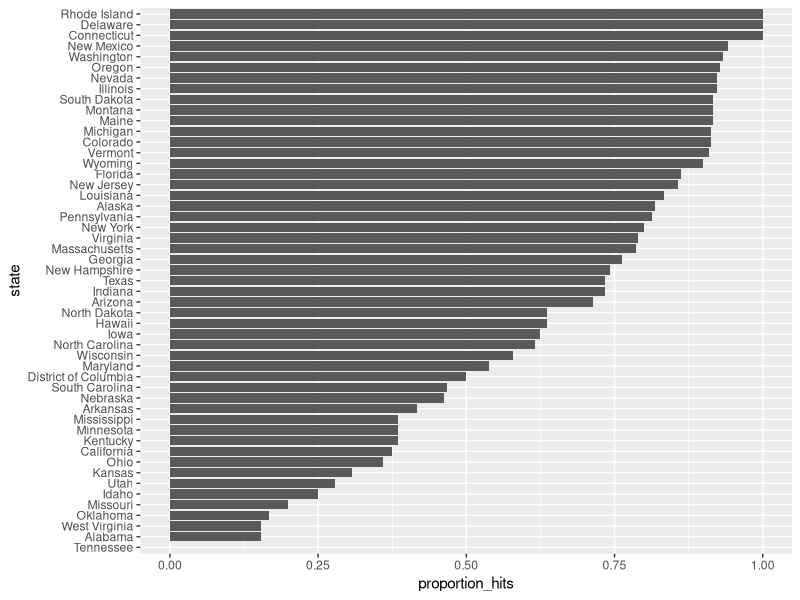
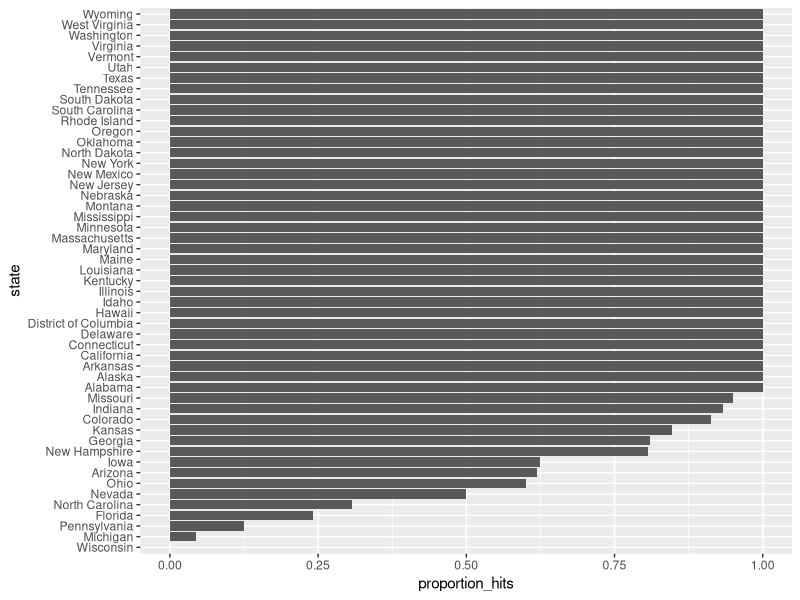
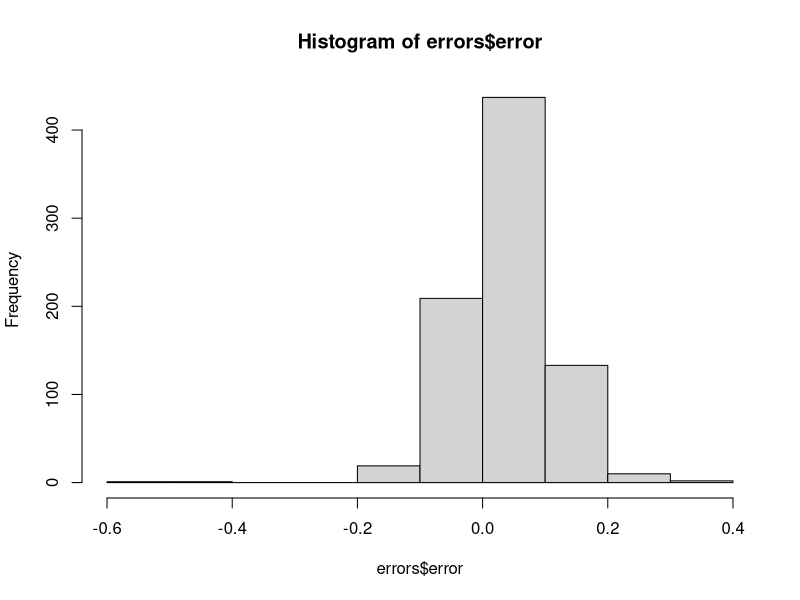
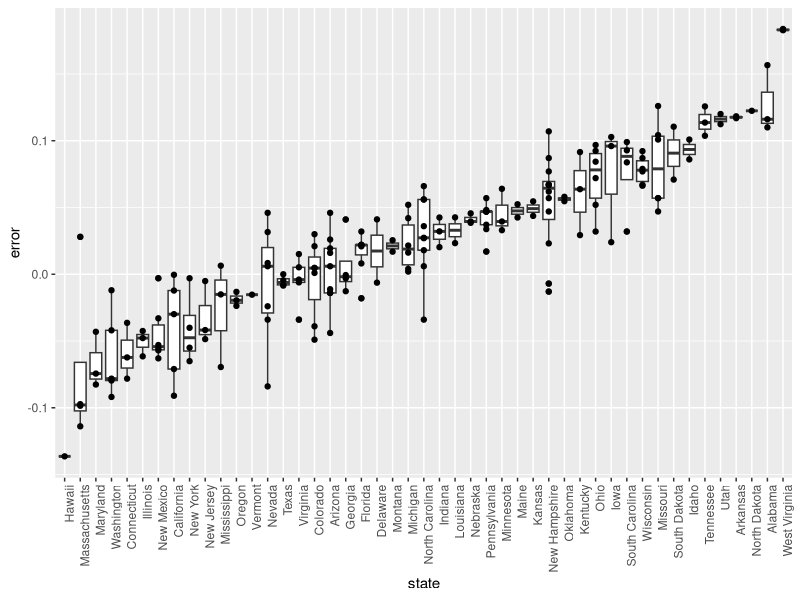
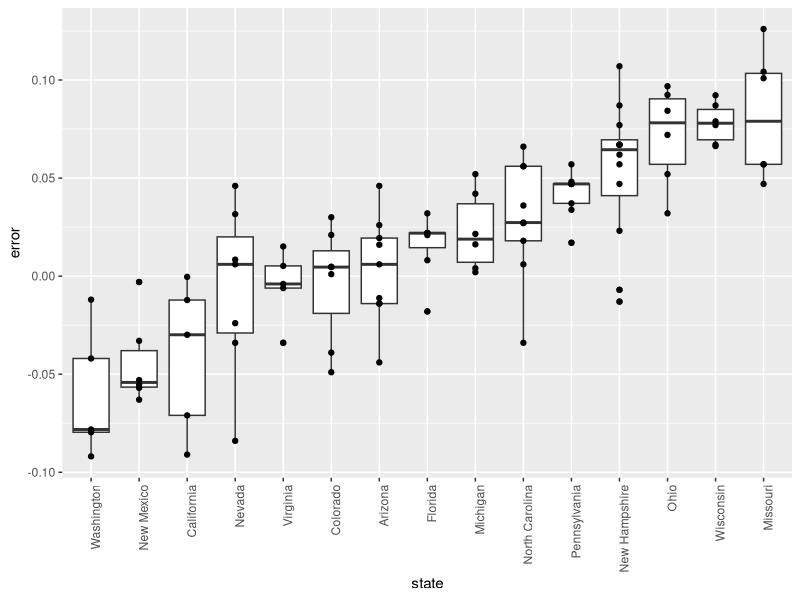

The R script that drew these images, in order:
library(dplyr)
library(dslabs)

data("polls_us_election_2016")

# Create a table called `polls` that filters by  state, date, and reports the spread
polls <- polls_us_election_2016 %>% 
  filter(state != "U.S." & enddate >= "2016-10-31") %>% 
  mutate(spread = rawpoll_clinton/100 - rawpoll_trump/100)

# estimate of the proportion of Clinton voters for each poll
X_hat <- (polls$spread+1)/2

# standard error of the spread
se <- 2*sqrt(X_hat*(1-X_hat)/polls$samplesize)

lower <- polls$spread - qnorm(0.975)*se
upper <- polls$spread + qnorm(0.975)*se

# Create an object called `cis` that contains columns for the lower and upper confidence intervals.
cis <- polls %>% 
  mutate(X_hat, se, lower, upper) %>%
  select(state, startdate, enddate, pollster, grade, spread, lower, upper)

#######################################

# actual results
add <- results_us_election_2016 %>% 
  mutate(actual_spread = clinton/100 - trump/100) %>% 
  select(state, actual_spread)

# Add the actual results to the `cis` data set
cis <- cis %>% 
  mutate(state = as.character(state)) %>% 
  left_join(add, by = "state")

# summarizes the proportion of confidence intervals that contain the actual value.
p_hits <- cis %>% 
  mutate(hit = lower <= actual_spread & upper >= actual_spread) %>% 
  summarize(proportion_hits = mean(hit))

p_hits

#       proportion_hits
# 1             0.66133

#######################################

# summarizes the proportion of hits for each pollster that has more than 5 polls. 
p_hits <- cis %>% 
  mutate(hit = lower <= actual_spread & upper >= actual_spread) %>% 
  group_by(pollster) %>%
  filter(n() >=  5) %>%
  summarize(proportion_hits = mean(hit), n = n(), grade = grade[1]) %>%
  arrange(desc(proportion_hits))

p_hits

#######################################

# summarizes the proportion of hits for each state that has more than 5 polls. 
p_hits <- cis %>% 
  mutate(hit = lower <= actual_spread & upper >= actual_spread) %>% 
  group_by(state) %>%
  filter(n() >=  5) %>%
  summarize(proportion_hits = mean(hit), n = n()) %>%
  arrange(desc(proportion_hits)) 

p_hits

#######################################

library (ggplot2)

# Make a barplot of the proportion of hits for each state
p_hits %>% mutate(state = reorder(state, proportion_hits)) %>%
  ggplot(aes(x = state, y = proportion_hits)) + 
  geom_bar(stat = "identity") +
  coord_flip()

#######################################

# calculates the difference between the predicted and actual spread and 
# indicates if the correct winner was predicted
errors <- cis %>% 
  mutate(error = spread - actual_spread, hit = sign(spread) == sign(actual_spread))

# Examine the last 6 rows of `errors`
tail(errors)

#######################################

# summarizes the proportion of hits for each state that has more than 5 polls
p_hits <- errors %>%  
  group_by(state) %>%
  filter(n() >=  5) %>%
  summarize(proportion_hits = mean(hit), n = n())

# Make a barplot of the proportion of hits for each state

# Here, we see that most states' polls predicted the correct winner 100% of the time. 
# Only a few states polls' were incorrect more than 25% of the time. 
# Wisconsin got every single poll wrong. 
# In Pennsylvania and Michigan, more than 90% of the polls had the signs wrong. 

p_hits %>% mutate(state = reorder(state, proportion_hits)) %>%
  ggplot(aes(state, proportion_hits)) + 
  geom_bar(stat = "identity") +
  coord_flip()

#######################################

# Generate a histogram of the error
hist(errors$error)

# Calculate the median of the errors.
# Here we see that, at the state level, the median error was slightly in favor of Clinton. 
# The distribution is not centered at 0, but at 0.037. 

median(errors$error) # 0.037

#######################################

# Create a boxplot showing the errors by state for polls with grades B+ or higher

errors %>% filter(grade %in% c("A+","A","A-","B+") | is.na(grade)) %>%
  mutate(state = reorder(state, error)) %>%
  ggplot(aes(state, error)) + 
  theme(axis.text.x = element_text(angle = 90, hjust = 1)) +
  geom_boxplot() + 
  geom_point()

#######################################

# Create a boxplot showing 
# the errors by state for states with at least 5 polls with grades B+ or higher

# Here we see that the West (Washington, New Mexico, California) 
# underestimated Hillary's performance, while 
# the Midwest (Michigan, Pennsylvania, Wisconsin, Ohio, Missouri) overestimated it. 

errors %>% filter(grade %in% c("A+","A","A-","B+") | is.na(grade)) %>%
  
  group_by(state) %>%
  filter(n() >= 5) %>%
  ungroup() %>%
  
  mutate(state = reorder(state, error)) %>%
  ggplot(aes(state, error)) + 
  theme(axis.text.x = element_text(angle = 90, hjust = 1)) +
  geom_boxplot() + 
  geom_point()

#######################################
